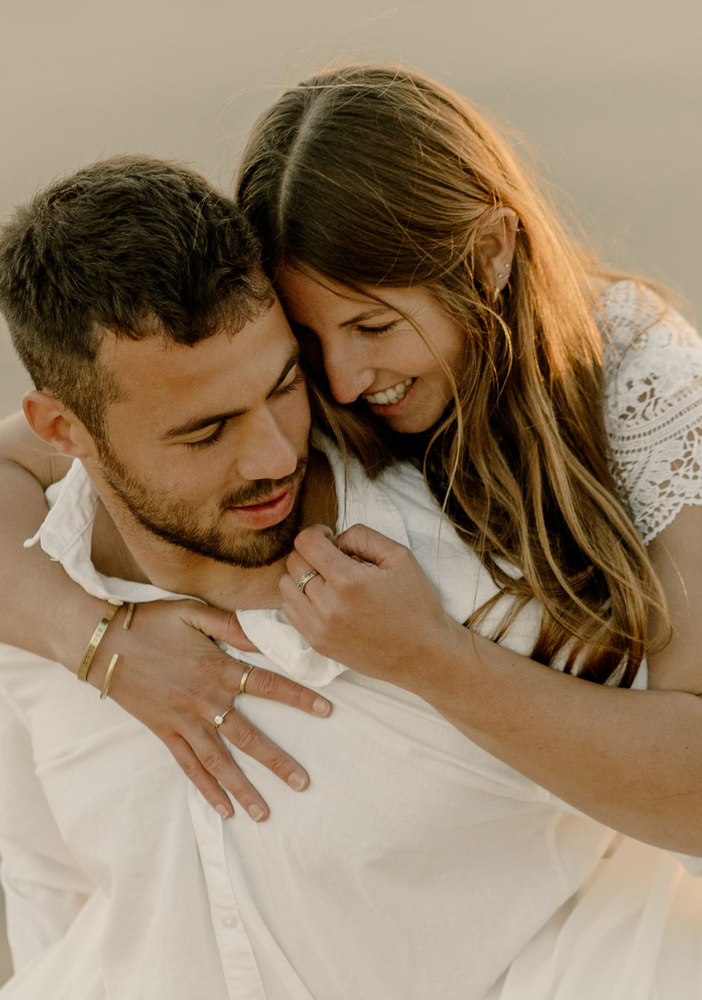
#> input picture image.png, 702 x 1000 px, shrunk from 1170 x 1667 before the run
$ python main.py
#> lines starting #> are read from the running program, lines starting #| are printed output that depends on the picture; after the words box and inside, x2 and y2 are one past the last pixel; in counts of white or black regions, pixels touching at a corner belong together
### image_utils.py
from PIL import Image
import numpy as np
from scipy.signal import convolve2d


def load_image(path):
    """
    Loads an image from the given path and returns it as a numpy array.
    """
#> called with path = 'image.png'
    img = Image.open(path)
#> img is the input picture: PIL image 702x1000 RGB; mean R, G, B 149.5, 128.4, 103.6
    img_array = np.array(img)
    return img_array


def edge_detection(image):
    """
    Performs edge detection using Sobel filters.
    """

    # Convert to grayscale if image is RGB
    if image.ndim == 3:
        image = np.mean(image, axis=2)
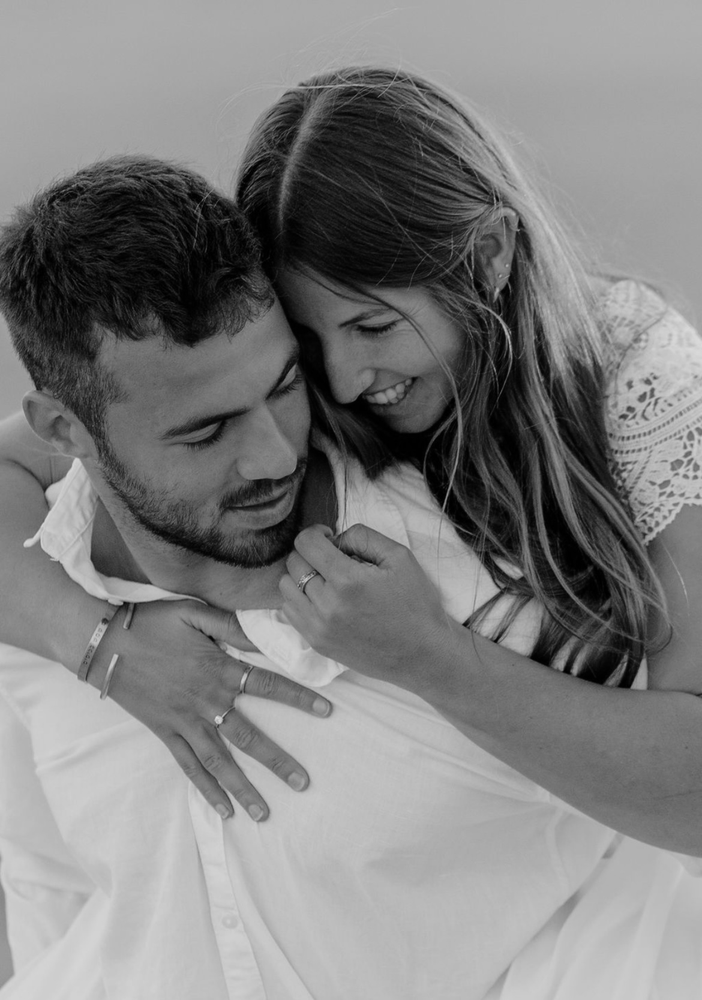
#> image: shape (1000, 702) float64; min 0, max 221, mean 127.2

    # Sobel kernels
    kernelY = np.array([[ 1,  2,  1],
                        [ 0,  0,  0],
                        [-1, -2, -1]])

    kernelX = np.array([[ 1,  0, -1],
                        [ 2,  0, -2],
                        [ 1,  0, -1]])

    # Convolution
    edgeY = convolve2d(image, kernelY, mode='same',
                       boundary='fill', fillvalue=0)
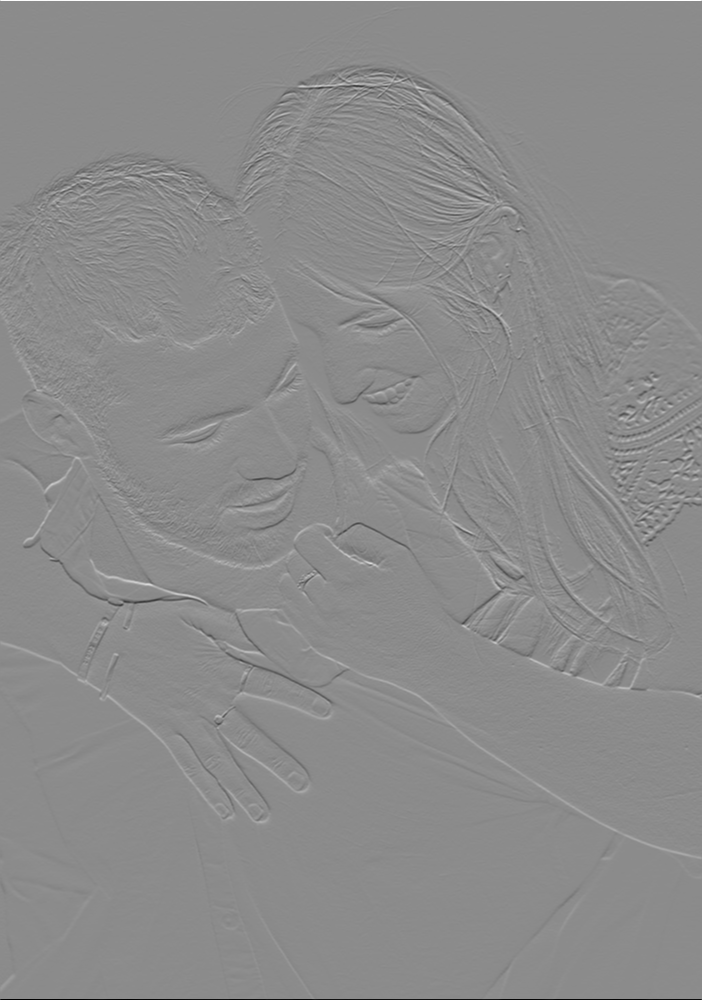
#> edgeY: shape (1000, 702) float64; min -848, max 701.7, mean 0.1; drawn with min black and max white

    edgeX = convolve2d(image, kernelX, mode='same',
                       boundary='fill', fillvalue=0)
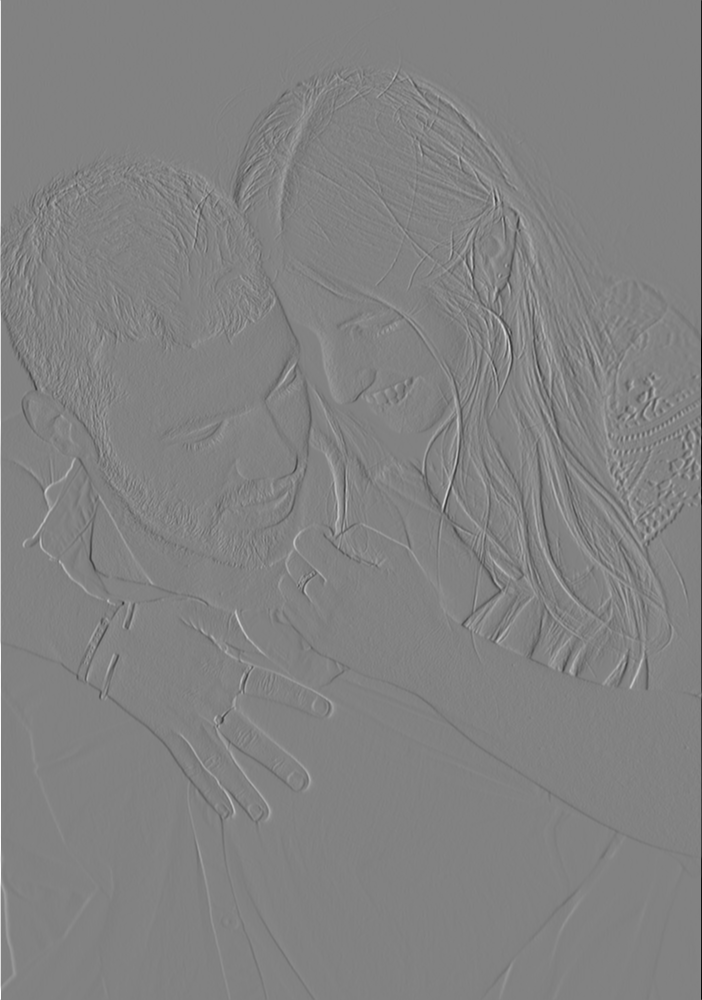
#> edgeX: shape (1000, 702) float64; min -864.7, max 829.3, mean 0; drawn with min black and max white

    # Edge magnitude
    edgeMAG = np.sqrt(edgeX**2 + edgeY**2)
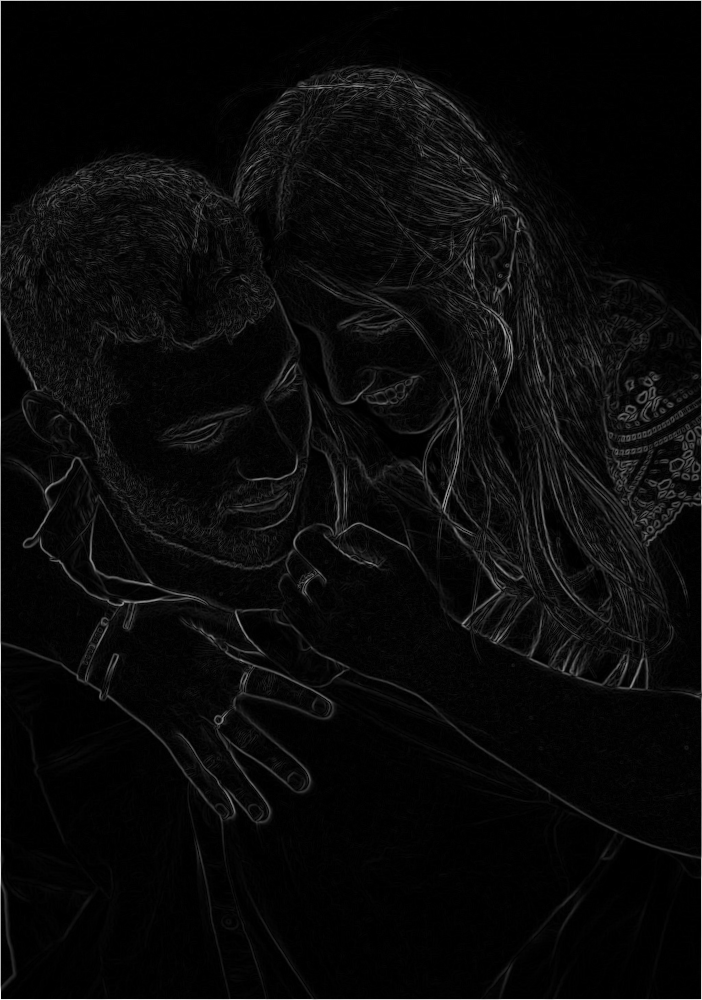
#> edgeMAG: shape (1000, 702) float64; min 0, max 879.6, mean 35.8; drawn with min black and max white

    return edgeMAG

### main.py
import numpy as np
import matplotlib.pyplot as plt

from image_utils import load_image, edge_detection


# Load image
image = load_image("image.png")

# Edge detection
edges = edge_detection(image)

# Binary conversion
threshold = np.mean(edges)
#> threshold = 35.77
binary_edges = edges > threshold
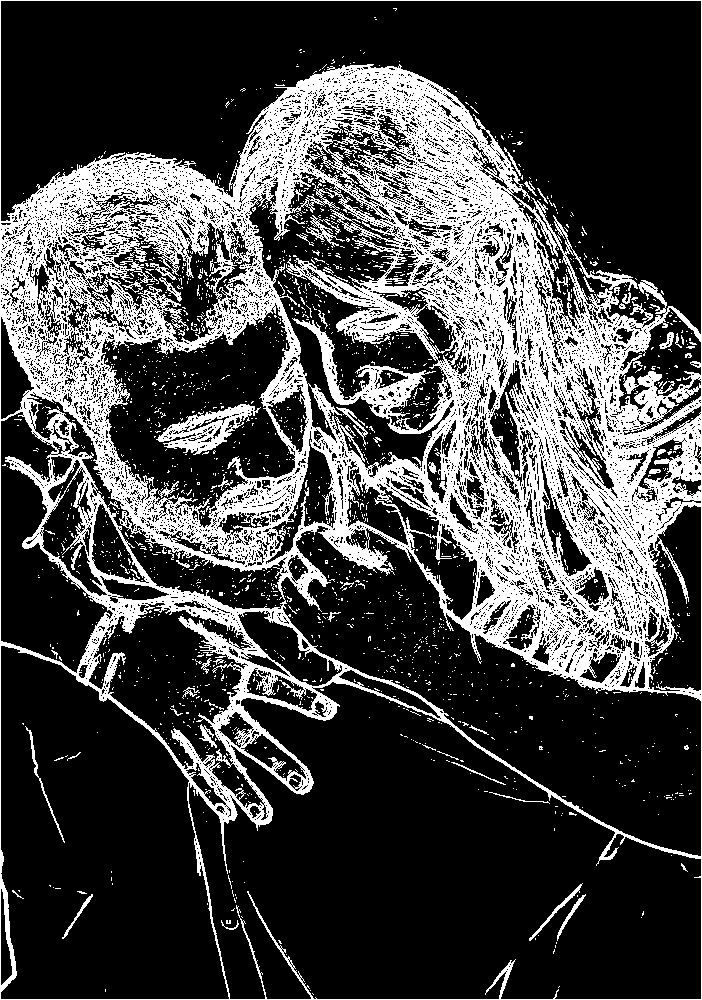
#> binary_edges: shape (1000, 702) bool; 27% white; 2105 white regions (2042 under 20 px), largest, box (x1, y1, x2, y2) and area: (0, 0, 702, 1000) 177821, (156, 404, 261, 455) 2034, (306, 215, 345, 248) 342

# Display results
plt.figure(figsize=(10, 4))

plt.subplot(1, 3, 1)
plt.title("Original Image")
plt.imshow(image, cmap='gray')
plt.axis("off")

plt.subplot(1, 3, 2)
plt.title("Edge Magnitude")
plt.imshow(edges, cmap='gray')
plt.axis("off")

plt.subplot(1, 3, 3)
plt.title("Binary Edges")
plt.imshow(binary_edges, cmap='gray')
plt.axis("off")

plt.tight_layout()
plt.show()

# Save result
plt.imsave("edges.png", binary_edges, cmap='gray')
